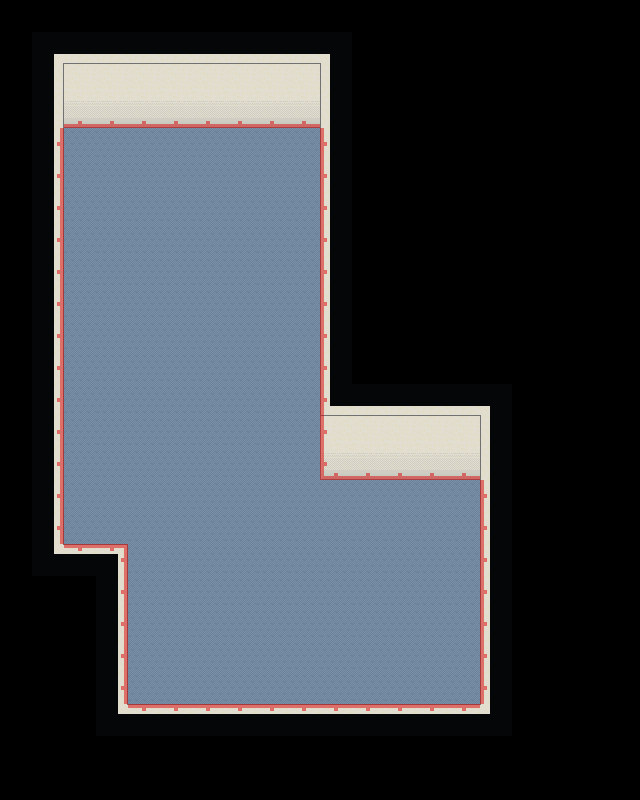

Tiled map render using the project's own tile images. Description and the map definition, with tile-layer contents summarised, below:
An orthogonal 20x25 tile map with 32x32 px tiles, 4 tile layers (Walls and Floor, Below, Above, Passage), 5 tilesets.

<map version="1.0" orientation="orthogonal" renderorder="right-down" width="20" height="25" tilewidth="32" tileheight="32" nextobjectid="3">
 <tileset firstgid="1" name="Office_A5_Ground" tilewidth="32" tileheight="32">
  <image source="../../images/Office_A5_Ground.png" width="256" height="64" />
 </tileset>
 <tileset firstgid="17" name="wall" tilewidth="32" tileheight="32">
  <image source="../../images/wall.png" width="96" height="64" />
 </tileset>
 <tileset firstgid="23" name="expandedAutotile" tilewidth="32" tileheight="32">
  <image source="../../images/expandedAutotile.png" width="256" height="192" />
  <terraintypes>
   <terrain name="Void" tile="-1" />
  </terraintypes>
 </tileset>
 <tileset firstgid="71" name="passage" tilewidth="32" tileheight="32">
  <image source="../../images/passage.png" width="128" height="128" />
 </tileset>
 <tileset firstgid="87" name="Office-B" tilewidth="32" tileheight="32">
  <image source="../../images/Office-B.png" width="512" height="512" />
 </tileset>
 <layer name="Walls and Floor" width="20" height="25">
  <properties>
   <property name="type" value="floor" />
  </properties>
  <data>[500 cells, 265 non-empty, 15 distinct tile ids]</data>
 </layer>
 <layer name="Below" width="20" height="25">
  <data>[500 cells, 0 non-empty, 0 distinct tile ids]</data>
 </layer>
 <objectgroup name="Below" />
 <objectgroup name="Character">
  <properties>
   <property name="type" value="character" />
  </properties>
 </objectgroup>
 <objectgroup name="Above" />
 <layer name="Above" width="20" height="25" opacity="0.5">
  <data>[500 cells, 0 non-empty, 0 distinct tile ids]</data>
 </layer>
 <layer name="Passage" width="20" height="25" opacity="0.5">
  <data>[500 cells, 60 non-empty, 6 distinct tile ids]</data>
 </layer>
</map>
